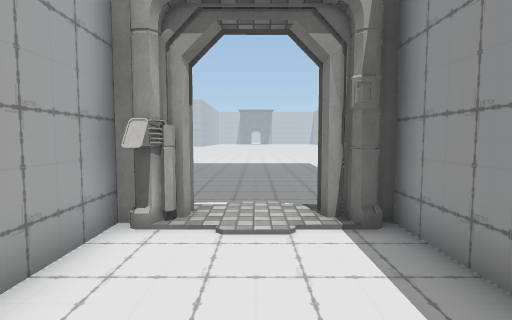
View 1 (above)

17 first-person views from a walk through a 3-D level made in the Unity game engine. The camera is 1.4 m above the floor, tilts 4° down and sees 80° across. Doors are open. The floor is counted in squares, 1 m on a side. Each view is taken from the middle of a square. On the plan, view 1 faces up. The plan holds only what a view shows up to about 14 squares ahead; the rest is blank. The place goes on beyond the plan. The player character is not drawn. Some surface patterns are stand-ins.

View 2
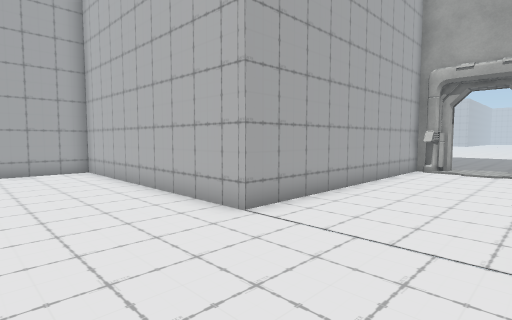

View 3
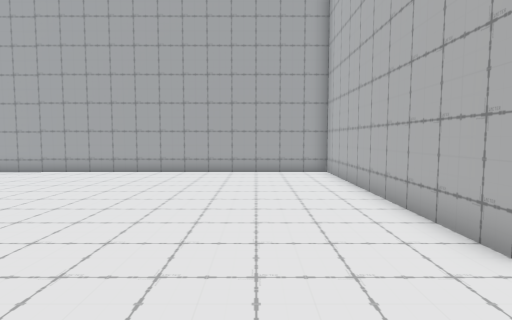

View 4
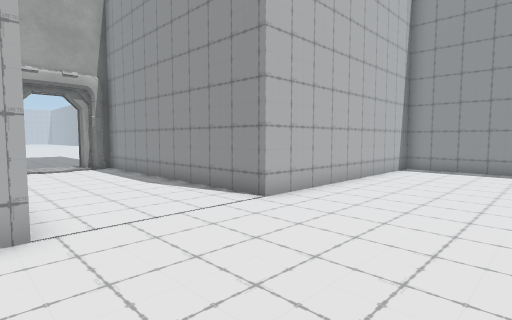

View 5
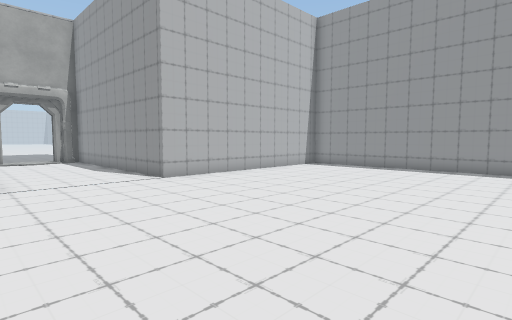

View 6
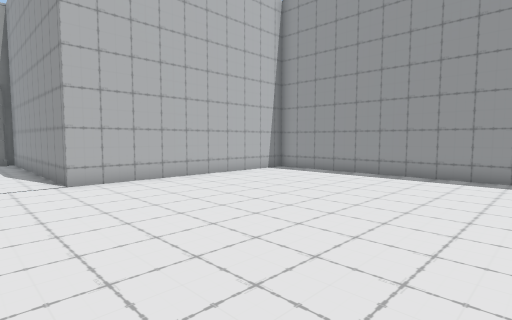

View 7
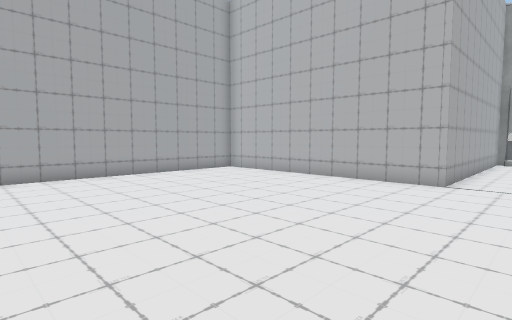

View 8
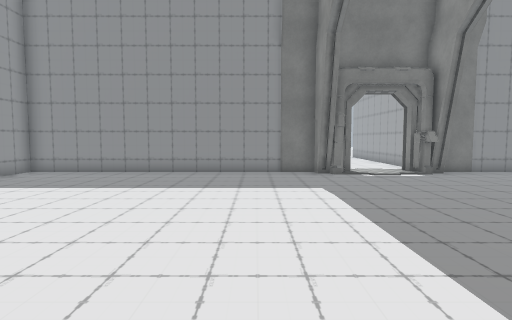

View 9
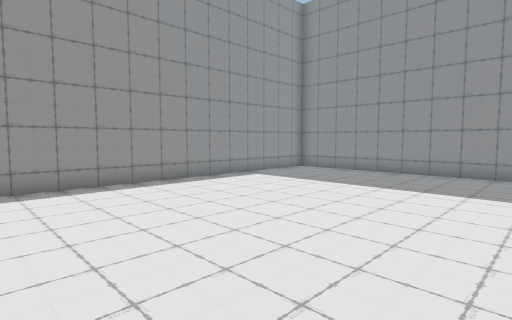

View 10
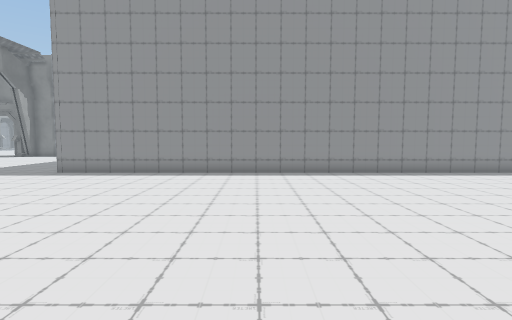

View 11
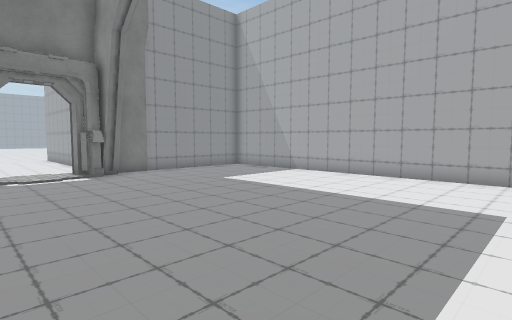

View 12
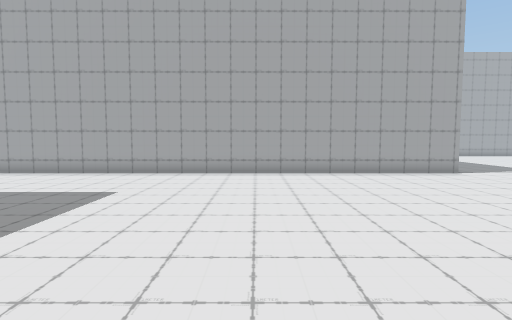

View 13
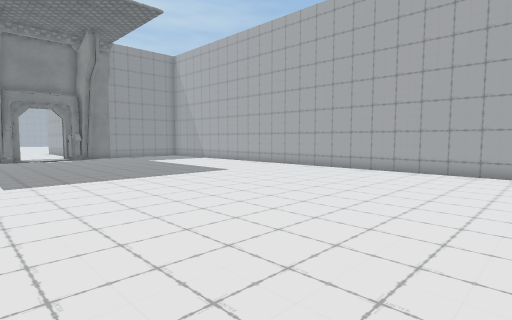

View 14
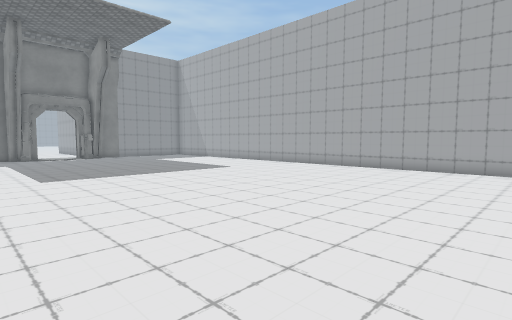

View 15
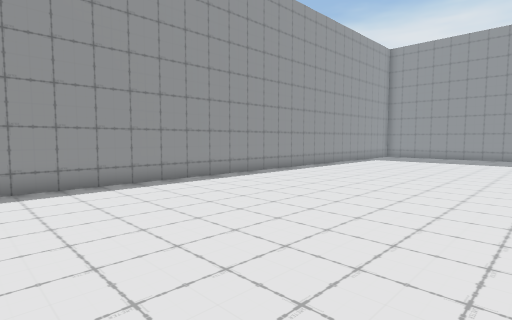

View 16
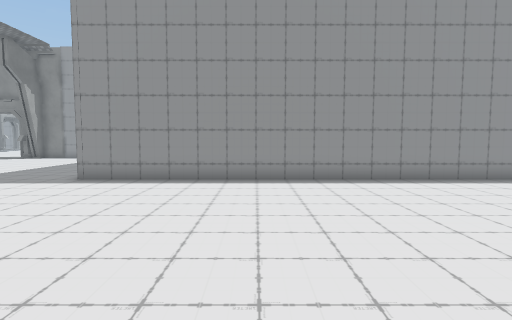

View 17
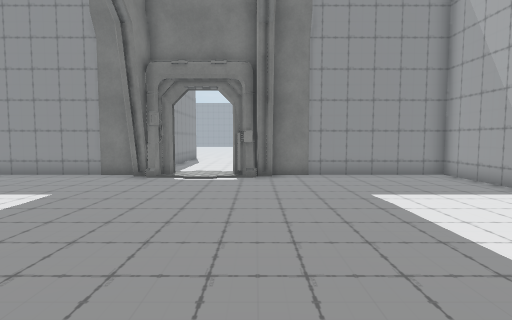

### Floor plan
Points are (right, up) in squares from view 1. A wall is a line through its corners. A room is listed if a view was taken in it or the views show most of it. See-through windows are left out.
Room 1 (views 1, 2, 3, 4, 5, 6, 7)
walls: (11.8, -14) (11.8, -5) (2.3, -5) (2.3, 5.2); (-1.2, 4.9) (-1.6, 4.6) (-1.6, 4.2); (-2.3, 5) (-2.3, -5) (-11.8, -5) (-11.8, -15.5)
ways out: open door at (0, 5) to room 2
Room 2 (views 8, 9, 10, 11, 12, 13, 14, 15, 16, 17)
walls: (2.2, 6.1) (2.2, 5.8); (2.5, 5.8) (2.5, 5.2) (14.5, 5.2) (14.5, 29.2); (2.3, 5.8) (2.3, 6.1); (-1.6, 6.5) (-1.6, 6.2) (-1.3, 5.9); (1.4, 5.7) (1.6, 6) (2.5, 6); (-2.6, 6) (-1.6, 6); (-9.3, 29.2) (-9.3, 5.2) (-2.6, 5.2)
low walls: (2.2, 5.8) (2.5, 5.8); (-2.3, 5.8) (-2, 5.8)
ways out: open door at (0, 5) to room 1

Where each view was taken, in squares from view 1:
view 1: 0 up, 0 right, facing up
view 2: 9 down, 2 right, facing up-left
view 3: 8 down, 1 right, facing left
view 4: 10 down, 3 left, facing up-right
view 5: 15 down, 3 left, facing up-right
view 6: 15 down, 0 right, facing up-right
view 7: 15 down, 0 right, facing up-left
view 8: 18 up, 5 right, facing down
view 9: 18 up, 5 right, facing down-right
view 10: 21 up, 2 right, facing right
view 11: 18 up, 2 right, facing down-left
view 12: 21 up, 3 right, facing left
view 13: 28 up, 4 right, facing down-left
view 14: 29 up, 5 right, facing down-left
view 15: 29 up, 5 right, facing down-right
view 16: 23 up, 4 right, facing right
view 17: 17 up, 2 left, facing down
